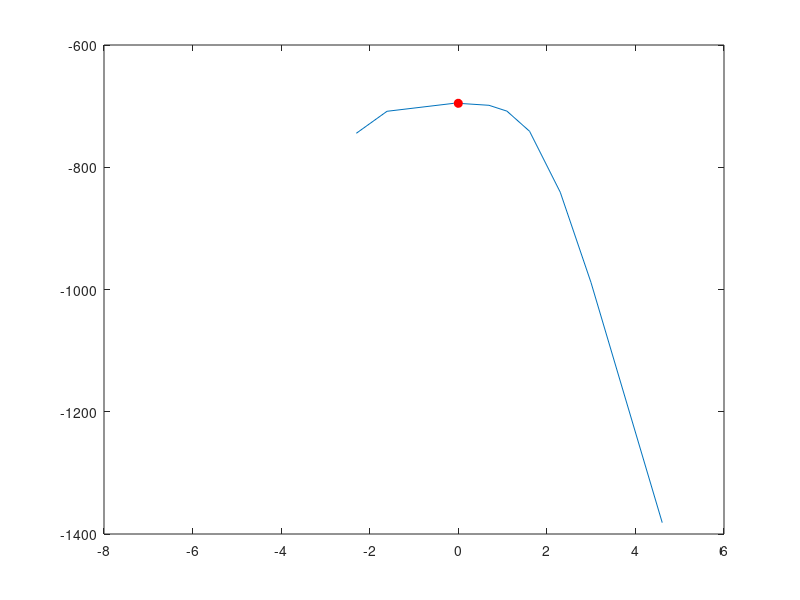

This figure's MATLAB source: (Note: this script raises an error after producing the figure.)
clc;
clear;

% Part (a)
N = 1000;
X = normrnd(0, 4, [N 1]); % Note: it's mu, sigma and not mu, sigma^2
% Train-Test split
rng(10); % Seed for reproducible results
random_indices = randperm(N);
n = 750;
T = X(random_indices(1:n)); % Test set
m = 250;
V = X(random_indices(n+1:end)); % Validation set

% Part (c): Subpart I
sigmas = [0.001 0.1 0.2 0.9 1 2 3 5 10 20 100];
ll = zeros(1, length(sigmas));
for s = 1:length(sigmas)
    sum_1 = 0;
    for j = 1:m
        numerator   = -((T - V(j)).^2);
        denominator = 2*(sigmas(s)^2);
        term_1 = exp(numerator ./ denominator);
        sum_1 = sum_1 + log(sum(term_1));
    end
    ll(s) = sum_1 - m*log(n*sigmas(s)*sqrt(2*pi));
end

% Compute the maximum:
ll_max = max(ll);
sigma_max = sigmas(ll == ll_max);

% Printing
fprintf("%.4f\n", sigma_max);

% Plotting
figure;
plot(log(sigmas), ll);
hold on;
point = plot(log(sigma_max), ll_max, "ro");
set(point, 'MarkerFaceColor', get(point,'Color')); % fills the dot
xline(log(sigma_max), "--");
yline(ll_max, "--");
xlabel("log(\sigma)");
ylabel("log-likelihood");
ylim([min(ll)-100 max(ll)+100]);
title("log-likelihood vs log(\sigma)");
hold off;

% Part (c): Subpart II
x = -8:0.1:8;
estimates = zeros(1, length(x));
for i = 1:length(x)
    numerator   = -((T-x(i)).^2);
    denominator = 2*(sigma_max^2);
    estimates(i) = (1/(n*sigma_max*sqrt(2*pi)))*sum(exp(numerator ./ denominator));
end
actual = normpdf(x, 0, 4);

% Plotting
figure;
plot(x, estimates);
hold on;
plot(x, actual, "r");
xlabel("$x$", "Interpreter", "Latex");
ylabel("$\hat{p_n}(x; \sigma)$", "Interpreter", "Latex");
title("$\hat{p_n}(x; \sigma)$ vs x", "Interpreter", "Latex");
legend("Estimate", "True");
